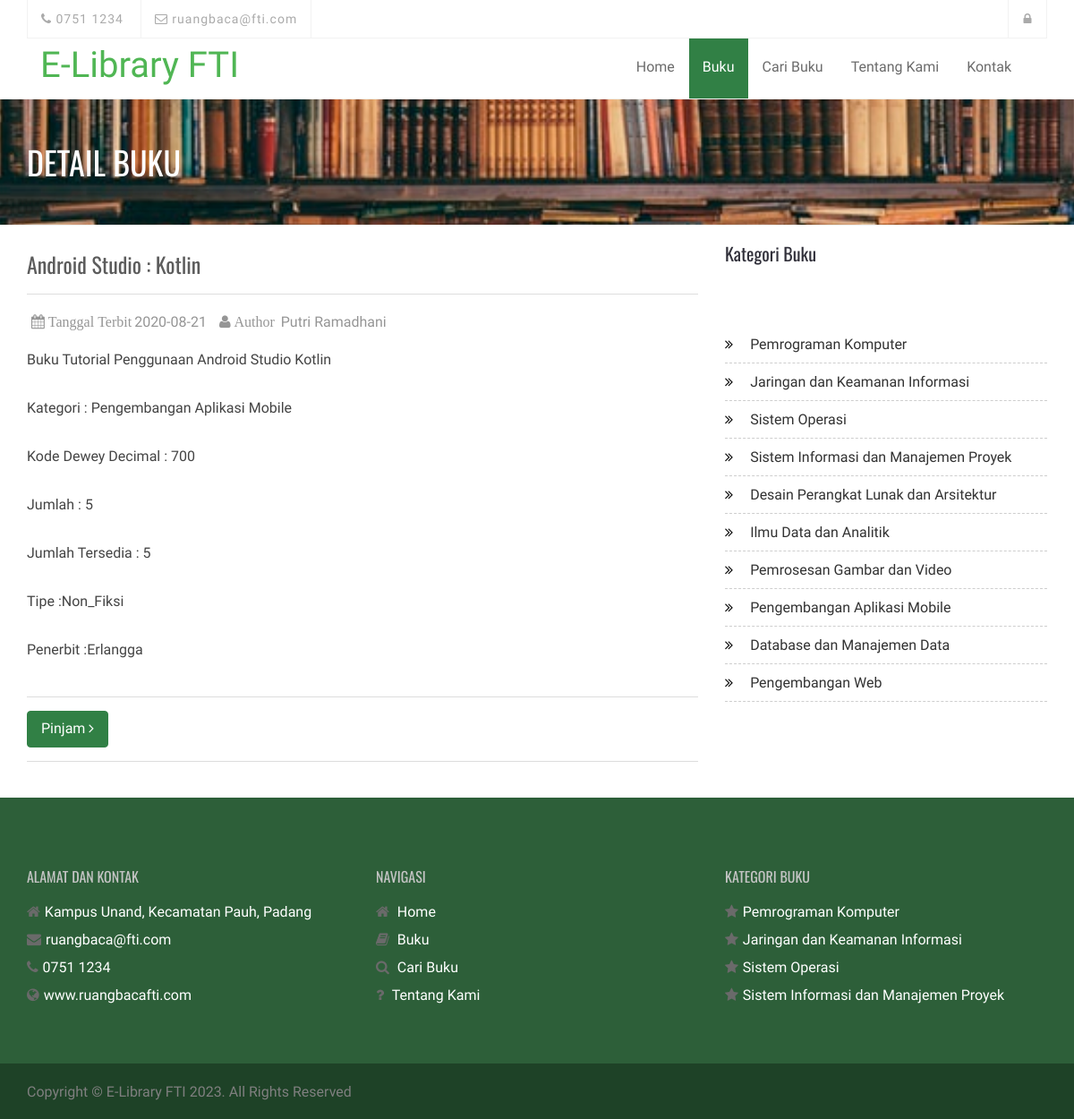
Page /index.php?q=bookdetails&id=89021 on the committed database.
### tables this page shows
CREATE TABLE `tblbooks` (
  `BookID` int(11) NOT NULL,
  `IBSN` varchar(13) NOT NULL,
  `BookTitle` varchar(125) NOT NULL,
  `BookDesc` varchar(255) NOT NULL,
  `Author` varchar(125) NOT NULL,
  `PublishDate` date NOT NULL,
  `BookPublisher` varchar(125) NOT NULL,
  `Category` varchar(90) NOT NULL,
  `BookPrice` double NOT NULL,
  `BookQuantity` int(11) NOT NULL,
  `Status` varchar(30) NOT NULL,
  `BookType` varchar(90) NOT NULL,
  `DeweyDecimal` varchar(90) NOT NULL,
  `OverAllQty` int(11) NOT NULL,
  `Donate` tinyint(1) NOT NULL,
  `Remarks` varchar(90) NOT NULL
);

CREATE TABLE `tblcategory` (
  `CategoryId` int(11) NOT NULL,
  `Category` varchar(125) NOT NULL,
  `DDecimal` varchar(90) NOT NULL
);

### index.php (called while the page is built, shortened)
<?php
require_once("include/initialize.php");
$view = (isset($_GET['q']) && $_GET['q'] != '') ? $_GET['q'] : '';
switch ($view) {
  case 'bookdetails':
    $title = "Detail Buku";
   break;
}
require_once("theme/templates.php");
?>

### include/database.php (called while the page is built, shortened)
<?php
class Database {
    var $sql_string = '';
    private $conn;
    public function open_connection() {
        $this->conn = mysqli_connect(server, user, pass);
        if (!$this->conn) {
            echo "Problem in database connection! Contact administrator!";
            exit();
        } else {
            $db_select = mysqli_select_db($this->conn, database_name);
        }
    }
    function setQuery($sql = '') {
        $this->sql_string = $sql;
    }
    function executeQuery() {
        $result = mysqli_query($this->conn, $this->sql_string);
        return $result;
    }
    private function confirm_query($result) {
        return $result;
    }
    function loadResultList($key = '') {
        $cur = $this->executeQuery();
        $array = array();
        while ($row = mysqli_fetch_object($cur)) {
            if ($key) {
                $array[$row->$key] = $row;
            } else {
                $array[] = $row;
            }
        }
        return $array;
    }
    function loadSingleResult() {
        $cur = $this->executeQuery();
        while ($row = mysqli_fetch_object($cur)) {
            return $data = $row;
        }
    }
}
$mydb = new Database();
?>

### include/books.php (called while the page is built, shortened)
<?php
require_once(LIB_PATH.DS.'database.php');
class Book{
	protected static $tbl_name = "tblbooks";
	function single_books($id=""){
			global $mydb;
			$mydb->setQuery("SELECT * FROM ".self::$tbl_name." Where IBSN= {$id} LIMIT 1");
			$cur = $mydb->loadSingleResult();
			return $cur;
	}
}
?>

### include/categories.php (called while the page is built, shortened)
<?php
require_once('database.php');
class Category {
	protected static  $tblname = "tblcategory";
	function listofcategory(){
		global $mydb;
		$mydb->setQuery("SELECT * FROM ".self::$tblname);
		$cur = $mydb->loadResultList();
		return $cur;
	}
}
?>

### single-view.php (the view, shortened to what this page needs)
<?php
$id = $_GET['id'];
$book = new Book();
$result = $book->single_books($id);
$sql = "SELECT COUNT(*) as count FROM `tbltransaction` WHERE IBSN = '".$result->IBSN."' AND (Status = 'Confirmed' OR Status = 'Pending')";
$mydb->setQuery($sql);
$transactionCount = $mydb->loadSingleResult();
 ?>
        <div class="container">
            <div class="row">
                <div class="col-md-8 blog-body">
                    <div class="single-blog-post">
                        <h1 class="post-title"><a href="#"><?php echo $result->BookTitle;?></a></h1>
                        <div class="post-meta">
                            <ul  >
                                <li><i class="fa fa-calendar"> Tanggal Terbit</i><?php echo $result->PublishDate;?></li>
                                <li><i class="fa fa-user"> Author</i> <?php echo $result->Author;?></li>
                            </ul>
                        </div>
                        <p class="post-content"><?php echo $result->BookDesc;?></p><br/>
                        <p class="post-content">Kategori : <?php echo $result->Category;?></p><br/>
                        <p class="post-content">Kode Dewey Decimal : <?php echo $result->DeweyDecimal;?></p><br/>
                        <p class="post-content">Jumlah : <?php echo $result->BookPrice;?></p><br/>
                        <p class="post-content">Jumlah Tersedia : <?php echo $result->BookPrice - $transactionCount->count;?></p><br/>
                        <p class="post-content">Tipe :<?php echo $result->BookType;?></p><br/>
                        <p class="post-content">Penerbit :<?php echo $result->BookPublisher;?></p>
                        <div class="item-content-footer">
                            <ul>
                                <li> <a href="index.php?q=borrow&id=<?php echo $result->IBSN;?>" class="btn btn-primary ">Pinjam <i class="fa fa-angle-right"></i></a></li>
                            </ul>
                        </div>
                    </div>
                </div>
                <div class="col-md-4 sidebar right-sidebar">
                    <div class="widget widget-categories">
                        <div class="section-heading-2">
                            <h3 class="section-title">
                                <span>Kategori Buku</span>
                            </h3>
                        </div>
                        <ul>
                             <?php
                                $category = new Category();
                                $cur = $category->listOfcategory();
                                foreach ($cur as $category) {
                                    echo ' <li>
                                                <i class="fa fa-angle-double-right"></i>
                                                <a class="selected" href="index.php?q=books&category='.$category->Category.'">'.$category->Category .'</a>
                                            </li> ';
                                }
                            ?>
                        </ul>
                    </div>
                </div>
            </div>
        </div>

### theme/templates.php (shortened to what this page needs)
<!DOCTYPE html>
<?php  $q = isset($_GET['q']) ? $_GET['q'] :'';?>
<html lang="en">
    <head>
        <link rel="stylesheet" href="<?php echo web_root;?>asset/bootstrap/css/bootstrap.min.css" type="text/css">
        <link rel="stylesheet" href="<?php echo web_root;?>asset/font-awesome/css/font-awesome.min.css" type="text/css">
        <link rel="stylesheet" href="<?php echo web_root;?>asset/css/owl.carousel.css" type="text/css">
        <link rel="stylesheet" href="<?php echo web_root;?>asset/css/owl.theme.css" type="text/css">
        <link rel="stylesheet" href="<?php echo web_root;?>asset/css/owl.transitions.css" type="text/css">
        <link rel="stylesheet" type="text/css" href="<?php echo web_root;?>asset/css/animate.css">
        <link rel="stylesheet" type="text/css" href="<?php echo web_root;?>asset/css/lightbox.css">
        <link rel="stylesheet" type="text/css" href="<?php echo web_root;?>asset/css/style.css">
        <link rel="stylesheet" type="text/css" href="<?php echo web_root;?>asset/css/responsive.css">
        <link href="<?php echo web_root;?>admin/dist/css/datepicker.css" rel="stylesheet" />
        <link href="<?php echo web_root;?>admin/dist/css/dataTables.bootstrap4.min.css" rel="stylesheet" />
    </head>
    <body>
        <header class="clearfix">
            <div class="container">
                <div class="row">
                    <div class="col-md-12">
                        <div class="top-bar">
                            <div class="row">
                                <div class="col-md-6">
                                    <ul class="contact-details">
                                        <li><a href="#"><i class="fa fa-phone"></i> 0751 1234 </a>
                                        </li>
                                        <li><a href="#"><i class="fa fa-envelope-o"></i> ruangbaca@fti.com </a>
                                        </li>
                                    </ul>
                                </div>
                                <div class="col-md-6">
                                    <ul class="social-list">
                                            <?php if (isset($_SESSION['BorrowerId'])) {
                                                echo '<li><a class="active" href="'.web_root.'logout.php"><i class="fa fa-sign-out"></i></a></li>';
                                                echo '<li><a class="active" href="'.web_root.'borrower/"><i class="fa fa-user"></i></a></li>';
                                            }else{
                                                echo '<li><a class="active" href="'.web_root.'index.php?q=login"><i class="fa fa-lock"></i></a></li>';
                                            }
                                        ?>
                                    </ul>
                                </div>
                            </div>
                        </div>
                    </div>
                </div>
            </div>
            <div class="navbar navbar-default navbar-top">
                <div class="container">
                    <div class="navbar-header">
                        <a class="navbar-brand" href="<?php echo web_root;?>">E-Library FTI</a>
                    </div>
                    <div class="navbar-collapse collapse">
                        <ul class="nav navbar-nav navbar-right">
                            <li>
                                <a class="<?php echo ($q=='')? 'active' : ''?>" href="<?php echo web_root;?>">Home</a>
                            </li>
                            <li >
                                <a class="<?php echo ($q=='books' || $q=='borrow' || $q=='bookdetails')? 'active' : ''?>" href="<?php echo web_root;?>index.php?q=books">Buku</a>
                            </li>
                            <li>
                                <a  class="<?php echo ($q=='find')? 'active' : ''?>" href="<?php echo web_root;?>index.php?q=find">Cari Buku</a>
                            </li>
                            <li>
                                <a  class="<?php echo ($q=='about')? 'active' : ''?>" href="<?php echo web_root;?>index.php?q=about">Tentang Kami</a>
                            </li>
                            <li >
                            	<a class="<?php echo ($q=='contact')? 'active' : ''?>" href="<?php echo web_root;?>index.php?q=contact">Kontak</a>
                            </li>
                        </ul>
                    </div>
                </div>
            </div>
        </header>
        <?php
        if ($q!='') {
          echo '<div class="page-header">
              <div class="overlay">
                  <div class="container">
                      <div class="row">
                          <div class="col-md-12">
                              <h1>'.$title.'</h1>
                          </div>
                      </div>
                  </div>
              </div>
          </div>';
        }
        ?>
		<?php  require_once $content; ?>
        <section id="footer-section" class="footer-section">
            <div class="container">
                <div class="row">
                    <div class="col-md-4">
                        <div class="section-heading-2">
                            <h3 class="section-title">
                                <span>Alamat dan Kontak</span>
                            </h3>
                        </div>
                        <div class="footer-address">
                            <ul>
                                <li class="footer-contact"><i class="fa fa-home"></i>Kampus Unand, Kecamatan Pauh, Padang</li>
                                <li class="footer-contact"><i class="fa fa-envelope"></i><a href="#">ruangbaca@fti.com</a></li>
                                <li class="footer-contact"><i class="fa fa-phone"></i>0751 1234</li>
                                <li class="footer-contact"><i class="fa fa-globe"></i><a href="#" target="_blank">www.ruangbacafti.com</a></li>
                            </ul>
                        </div>
                    </div>
                    <div class="col-md-4">
                        <div class="section-heading-2">
                            <h3 class="section-title">
                                <span>Navigasi</span>
                            </h3>
                        </div>
                        <div class="footer-address">
                            <ul>
                                <li class="footer-contact"><i class="fa fa-home"></i> <a href="<?php echo web_root;?>" target="_blank">Home</a></li>
                                <li class="footer-contact"><i class="fa fa-book"></i> <a href="<?php echo web_root;?>index.php?q=books">Buku</a></li>
                                <li class="footer-contact"><i class="fa fa-search"></i> <a href="<?php echo web_root;?>index.php?q=find" target="_blank">Cari Buku</a></li>
                                <li class="footer-contact"><i class="fa fa-question"></i> <a href="#" target="<?php echo web_root;?>index.php?q=about">Tentang Kami</a></li>
                            </ul>
                        </div>
                    </div>
                    <div class="col-md-4">
                        <div class="section-heading-2">
                            <h3 class="section-title">
                                <span>Kategori Buku</span>
                            </h3>
                        </div>
                        <div class="footer-address">
                            <ul>
                                <?php
                                    $sql = "SELECT * FROM tblcategory LIMIT 4";
                                    $mydb->setQuery($sql);
                                    $res = $mydb->loadResultList();
                                    foreach ($res as $object) {
                                        echo '<li class="footer-contact"><i class="fa fa-star"></i>'.$object->Category.'</li>';
                                    }
                                ?>
                            </ul>
                        </div>
                    </div>
                </div>
            </div>
        </section>
        <div id="copyright-section" class="copyright-section">
            <div class="container">
                <div class="row">
                    <div class="col-md-7">
                        <div class="copyright">
                            Copyright © E-Library FTI 2023. All Rights Reserved
                        </div>
                    </div>
                </div>
            </div>
        </div>
    </body>
</html>

### asset/css/lightbox.css (style rules this page uses)
body:after { content: url(../images/close.png) url(../images/loading.gif) url(../images/prev.png) url(../images/next.png); display: none; }

### rows in the picture
tblbooks: BookTitle "Android Studio : Kotlin", PublishDate "2020-08-21", Author "Putri Ramadhani", BookDesc "Buku Tutorial Penggunaan Android Studio Kotlin", Category "Pengembangan Aplikasi Mobile", DeweyDecimal "700", BookPrice "5", $result->BookPrice-$transactionCount->count "5", BookType "Non_Fiksi", BookPublisher "Erlangga"
tblcategory: Category "Pemrograman Komputer"
tblcategory: Category "Jaringan dan Keamanan Informasi"
tblcategory: Category "Sistem Operasi"
tblcategory: Category "Sistem Informasi dan Manajemen Proyek"
tblcategory: Category "Desain Perangkat Lunak dan Arsitektur"
tblcategory: Category "Ilmu Data dan Analitik"
tblcategory: Category "Pemrosesan Gambar dan Video"
tblcategory: Category "Pengembangan Aplikasi Mobile"
tblcategory: Category "Database dan Manajemen Data"
tblcategory: Category "Pengembangan Web"

### other values in the picture
$title "DETAIL BUKU"
